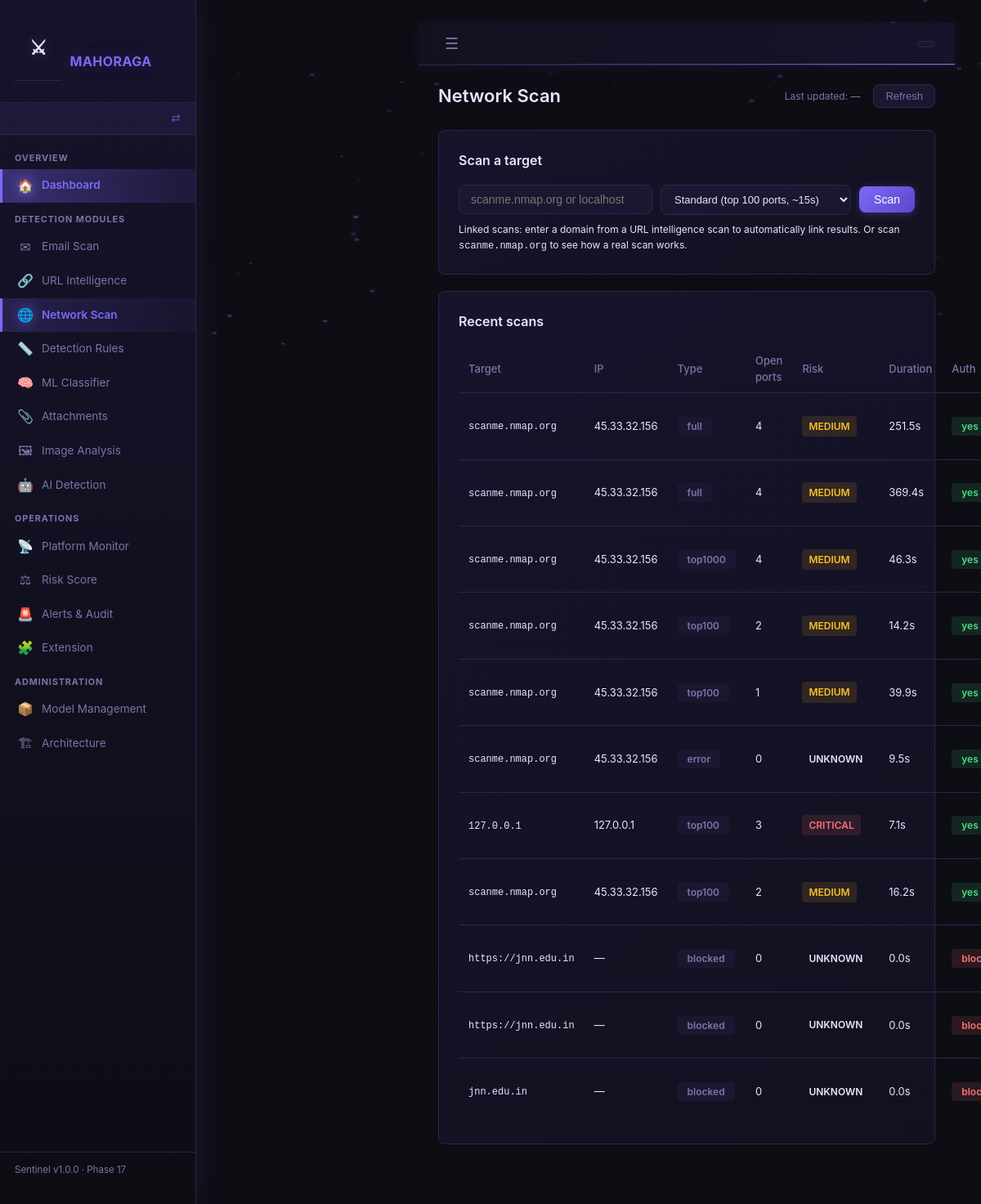
Screenshot of /network/scan with the database file from the repository.
### backend/app/models.py (models this page shows)
class NetworkScan(db.Model):
    __tablename__ = "network_scans"
    id               = db.Column(db.Integer, primary_key=True)
    url_scan_id      = db.Column(db.Integer, db.ForeignKey("url_scans.id"),   nullable=True)
    email_scan_id    = db.Column(db.Integer, db.ForeignKey("email_scans.id"), nullable=True)
    target           = db.Column(db.String(255))   # domain or IP that was scanned
    ip_resolved      = db.Column(db.String(60))    # IP the domain resolved to
    scan_type        = db.Column(db.String(50))    # quick / top100 / top1000 / full
    nmap_version     = db.Column(db.String(50))
    os_guess         = db.Column(db.String(255))   # OS fingerprint if available
    total_open_ports = db.Column(db.Integer, default=0)
    risk_level       = db.Column(db.String(20))    # LOW / MEDIUM / HIGH / CRITICAL
    risk_flags       = db.Column(db.Text)          # JSON list of flag strings
    raw_nmap_output  = db.Column(db.Text)          # truncated nmap result dict
    scan_duration_s  = db.Column(db.Float)
    authorized       = db.Column(db.Boolean, default=False)
    scanned_at       = db.Column(db.DateTime, default=datetime.utcnow)
    ports = db.relationship(
        "PortResult",
        backref="scan",
        lazy=True,
        cascade="all, delete-orphan"
    )

### backend/app/routes/network_scan.py (the view)
@network_scan_bp.route("/network/scan", methods=["GET"])
def network_scan_page():
    recent = (
        NetworkScan.query
        .order_by(NetworkScan.scanned_at.desc())
        .limit(15)
        .all()
    )
    return render_template("network_scan.html", recent_scans=recent)

### backend/app/routes/dashboard.py (called while the page is built, shortened)
def get_current_role() -> str:
    return session.get("role", "")

def get_sidebar_config():
    role = get_current_role()
    cfg  = ROLES.get(role, {})
    all_items = _all_sidebar_items()
    if cfg.get("allowed_prefixes") is None:
        return all_items   # admin sees everything

### frontend/templates/network_scan.html (shortened to what this page needs)
{% extends "base.html" %}
{% block content %}
<div class="page-header">
  <h1>Network Scan</h1>
  <span class="last-updated">Last updated: <span id="update-time">—</span></span>
  <button class="btn-refresh" onclick="refreshHistory()">Refresh</button>
</div>
<div class="card">
  <h2>Scan a target</h2>
  <div class="scan-form-row">
    <input type="text" id="target-input"
           placeholder="scanme.nmap.org or localhost"
           onkeydown="if(event.key==='Enter') initiateScan()">
    <select id="scan-type-select">
      <option value="top100" selected>Standard (top 100 ports, ~15s)</option>
    </select>
    <button class="btn-primary" onclick="initiateScan()">Scan</button>
  </div>
  <p class="hint">
    Linked scans: enter a domain from a URL intelligence scan to
    automatically link results. Or scan <code>scanme.nmap.org</code>
    to see how a real scan works.
  </p>
</div>
<div class="card">
  <h2>Recent scans</h2>
  <table class="data-table">
    <thead>
      <tr>
        <th>Target</th><th>IP</th><th>Type</th>
        <th>Open ports</th><th>Risk</th><th>Duration</th>
        <th>Auth</th><th>Scanned at</th>
      </tr>
    </thead>
    <tbody id="history-table-body">
      {% for s in recent_scans %}
      <tr>
        <td><code>{{ s.target }}</code></td>
        <td>{{ s.ip_resolved or '—' }}</td>
        <td><span class="auth-pill auth-none">{{ s.scan_type }}</span></td>
        <td>{{ s.total_open_ports }}</td>
        <td>
          <span class="label-badge label-{{
            'safe' if s.risk_level == 'LOW' else
            'suspicious' if s.risk_level in ('MEDIUM','HIGH') else
            'malicious' if s.risk_level == 'CRITICAL' else 'unknown'
          }}">{{ s.risk_level }}</span>
        </td>
        <td>{{ '%.1f'|format(s.scan_duration_s or 0) }}s</td>
        <td>
          {% if s.authorized %}
            <span class="auth-pill auth-pass">yes</span>
          {% else %}
            <span class="auth-pill auth-fail">blocked</span>
          {% endif %}
        </td>
      </tr>
      {% else %}
      <tr><td colspan="8" class="empty-state">No network scans yet</td></tr>
      {% endfor %}
    </tbody>
  </table>
</div>
{% endblock %}

### frontend/templates/base.html (shortened to what this page needs)
<!DOCTYPE html>
<html lang="en">
<head>
  <link rel="stylesheet" href="/static/css/main.css">
</head>
<body>
<canvas id="bgCanvas"></canvas>
<aside class="sidebar" id="sidebar">
  <div class="sidebar-brand">
    <span class="sidebar-logo">⚔</span>
    <span class="sidebar-title">MAHORAGA</span>
  </div>
  <div class="sidebar-role-badge">
    <a href="/role/clear" class="sidebar-role-switch" title="Switch role">⇄</a>
  </div>
  <nav class="sidebar-nav" id="sidebarNav">
    {% for section in sidebar %}
    <div class="sidebar-section-label">{{ section.section }}</div>
    {% for item in section['items'] %}
    <a href="{{ item.url }}"
       class="sidebar-link {% if request.path == item.url or request.path.startswith(item.url.rstrip('/') + '/') %}active{% endif %}">
      <span class="sidebar-link-icon">{{ item.icon }}</span>
      <span class="sidebar-link-label">{{ item.label }}</span>
    </a>
    {% endfor %}
    {% endfor %}
  </nav>
  <div class="sidebar-footer">
    <span class="sidebar-version">Sentinel v1.0.0 · Phase 17</span>
  </div>
</aside>
<main class="main-content" id="mainContent">
  <header class="topbar">
    <button class="topbar-toggle" id="sidebarToggle">☰</button>
    <div class="topbar-right">
      <span class="topbar-role">
      </span>
    </div>
  </header>
  <div class="content-area">
    {% block content %}{% endblock %}
  </div>
</main>
</body>
</html>

### rows the page displays
NetworkScan: target "scanme.nmap.org", ip_resolved "45.33.32.156", scan_type "full", total_open_ports "4", risk_level "MEDIUM", scan_duration_s "251.5", authorized "yes"
NetworkScan: target "scanme.nmap.org", ip_resolved "45.33.32.156", scan_type "full", total_open_ports "4", risk_level "MEDIUM", scan_duration_s "369.4", authorized "yes"
NetworkScan: target "scanme.nmap.org", ip_resolved "45.33.32.156", scan_type "top1000", total_open_ports "4", risk_level "MEDIUM", scan_duration_s "46.3", authorized "yes"
NetworkScan: target "scanme.nmap.org", ip_resolved "45.33.32.156", scan_type "top100", total_open_ports "2", risk_level "MEDIUM", scan_duration_s "14.2", authorized "yes"
NetworkScan: target "scanme.nmap.org", ip_resolved "45.33.32.156", scan_type "top100", total_open_ports "1", risk_level "MEDIUM", scan_duration_s "39.9", authorized "yes"
NetworkScan: target "scanme.nmap.org", ip_resolved "45.33.32.156", scan_type "error", total_open_ports "0", risk_level "UNKNOWN", scan_duration_s "9.5", authorized "yes"
NetworkScan: target "127.0.0.1", ip_resolved "127.0.0.1", scan_type "top100", total_open_ports "3", risk_level "CRITICAL", scan_duration_s "7.1", authorized "yes"
NetworkScan: target "scanme.nmap.org", ip_resolved "45.33.32.156", scan_type "top100", total_open_ports "2", risk_level "MEDIUM", scan_duration_s "16.2", authorized "yes"
NetworkScan: target "https://jnn.edu.in", ip_resolved "—", scan_type "blocked", total_open_ports "0", risk_level "UNKNOWN", scan_duration_s "0.0", authorized "blocked"
NetworkScan: target "https://jnn.edu.in", ip_resolved "—", scan_type "blocked", total_open_ports "0", risk_level "UNKNOWN", scan_duration_s "0.0", authorized "blocked"
NetworkScan: target "jnn.edu.in", ip_resolved "—", scan_type "blocked", total_open_ports "0", risk_level "UNKNOWN", scan_duration_s "0.0", authorized "blocked"

### other values shown
{{ section.section }} "OVERVIEW" "DETECTION MODULES" "OPERATIONS" "ADMINISTRATION"
{{ item.icon }} "🏠" "✉" "🔗" "🌐" "📏" "🧠" "📎" "🖼" "🤖" "📡" "⚖" "🚨" "🧩" "📦" "🏗"
{{ item.label }} "Dashboard" "Email Scan" "URL Intelligence" "Network Scan" "Detection Rules" "ML Classifier" "Attachments" "Image Analysis" "AI Detection" "Platform Monitor" "Risk Score" "Alerts & Audit" "Extension" "Model Management" "Architecture"
